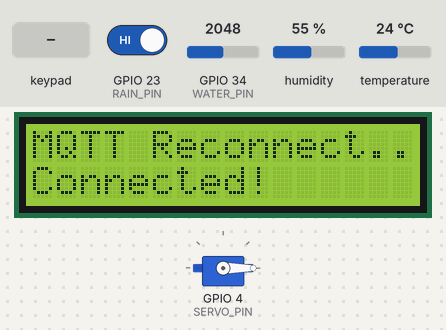
This sketch was run on a simulated ESP32. On the bench: 16×2 character LCD, servo. The inputs (shaded band) are chosen by the test bench; at power-on: GPIO 23 (RAIN_PIN) HIGH, GPIO 34 (WATER_PIN) = 2048, humidity 55 %, temperature 24 °C. WiFi joins after 1.5 s; servers stay silent unless stated; no MQTT or app messages arrive unless stated; what the sketch prints to the serial monitor is not drawn.

Above: at 4.8 s.
4.9 s: key '*' pressed
At 6.8 s:
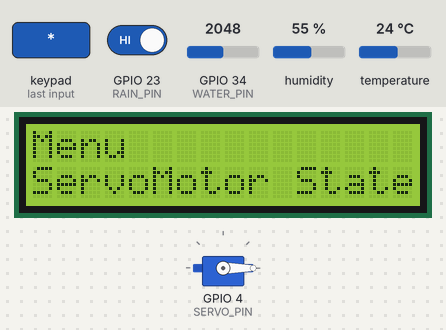
7.3 s: key '#' pressed
At 9.3 s:
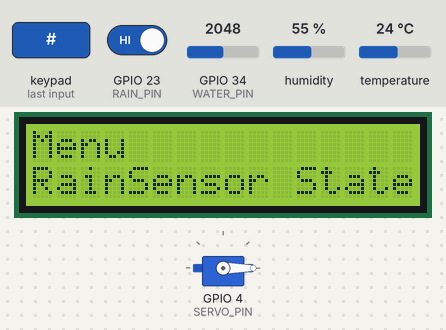
10.3 s: key 'D' pressed
At 12.6 s:
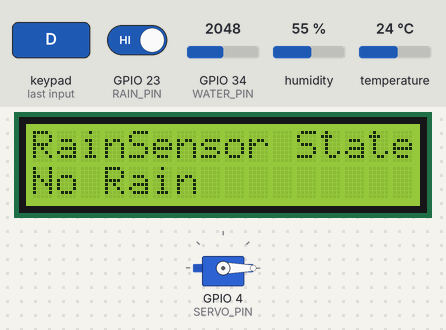
13.4 s: GPIO 23 (RAIN_PIN) driven LOW
At 14.6 s:
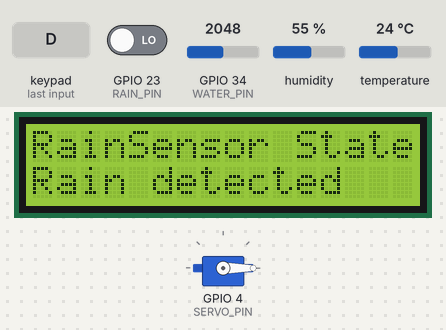
15.5 s: GPIO 34 (WATER_PIN) set to 1864
21.7 s: GPIO 34 (WATER_PIN) set to 1737
At 23.1 s:
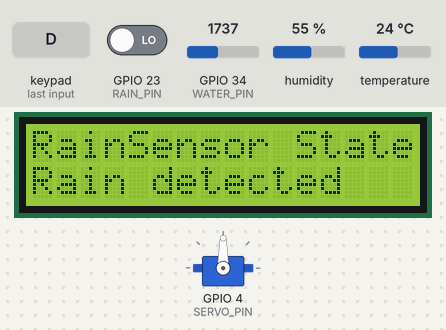
Timing chart, 0 to 24.7 s (numbered marks = the images above; inputs shaded):
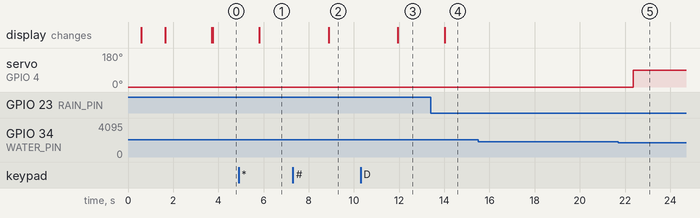

The sketch:

IoTCode.ino
```cpp
#include <Arduino.h>
#include <DHT.h>
#include <LiquidCrystal_I2C.h>
#include <Wire.h>
#include <Keypad.h>
#include <ESP32Servo.h>
#include <WiFi.h>
#include <PubSubClient.h>
#include <ArduinoJson.h> // Library for building JSON payload
#include <WiFiClientSecure.h>

// ======================= 1. NETWORK & CLOUD CONFIG =======================
const char* ssid = "realme 5 Pro";
const char* password = "afmm1234";
const char* mqtt_server = "92c5a082559e4308b31fd91598a72e87.s1.eu.hivemq.cloud"; // Public HiveMQ Broker
const int mqtt_port = 8883;
const char* mqtt_user = "hivemq.webclient.1760050422778"; // Leave blank for public broker hivemq.webclient.1760038209476
const char* mqtt_password = "7i5?<uwOQPR*2ok0Sv,N"; // Leave blank for public broker 3a5S2J.vrxbnI9AVU!#;
const char* mqtt_client_id = "ESP32_Rain_Device_01";
const char* mqtt_topic_publish = "user/7/rain_data";

// Timing for publishing data (milliseconds)
const long publishingInterval = 5000;
long lastPublishTime = 0;

//supabaseURL = "https://fsafbsqnecnehujnptuc.supabase.co"
//ServiceKey ="eyJhbGciOiJIUzI1NiIsInR5cCI6IkpXVCJ9.eyJpc3MiOiJzdXBhYmFzZSIsInJlZiI6ImZzYWZic3FuZWNuZWh1am5wdHVjIiwicm9sZSI6InNlcnZpY2Vfcm9sZSIsImlhdCI6MTc1OTk5NzYyNywiZXhwIjoyMDc1NTczNjI3fQ.z6BjvoRdMN1pCkYc0m2OKsqk7cZQzOgOpmLLbcb1j4U"
//MQTTtopic ="user/7/rain_data"

// ======================= 2. HARDWARE PINS & OBJECTS =======================
#define DHTPIN 5
#define DHTTYPE DHT11
#define WATER_PIN 34 // Analog Pin
#define RAIN_PIN 23  // Digital Pin
#define SERVO_PIN 4

LiquidCrystal_I2C lcd(0x27, 16, 2);
DHT dht(DHTPIN, DHTTYPE);
Servo myServo;

// Network clients
//WiFiClient espClient;
//PubSubClient client(espClient);

// Network clients
// WiFiClient espClient; // تم استبدالها
WiFiClientSecure espClient; // <--- استخدام العميل الآمن هنا
PubSubClient client(espClient);

// ======================= 3. KEYPAD CONFIG =======================
const byte ROWS = 4;
const byte COLS = 4;
char keys[ROWS][COLS] = {
  {'1','2','3','A'},
  {'4','5','6','B'},
  {'7','8','9','C'},
  {'*','0','#','D'}
};
byte rowPins[ROWS] = {13, 12, 14, 27};
byte colPins[COLS] = {26, 25, 33, 32};
Keypad keypad = Keypad(makeKeymap(keys), rowPins, colPins, ROWS, COLS);

// ======================= 4. MENU FSM & THRESHOLD =======================
enum State {
  MENU,
  RAIN_STATE,
  DHT_STATE,
  CONTAINER_STATE,
  SERVO_STATE
};
State currentState = MENU;

String menuItems[] = {
  "RainSensor State",
  "DHT11 State",
  "Container State",
  "ServoMotor State"
};
int menuIndex = 0;
int currentServoAngle = 0; // State variable for the servo (0 or 90)

const int WATER_THRESHOLD = 1800;

// ======================= 5. FUNCTION PROTOTYPES =======================
void setup_wifi();
void reconnect_mqtt();
void updateServo(int rain, int water);
void showMenu();
void showState(float temp, float hum, int water, int rain);
void publish_data(float temp, float hum, int water, int rain);

// ======================= 6. WIFI & MQTT IMPLEMENTATION =======================
void setup_wifi() {
  delay(10);
  // We start by connecting to a WiFi network
  Serial.println();
  Serial.print("Connecting to ");
  Serial.println(ssid);

  WiFi.begin(ssid, password);

  while (WiFi.status() != WL_CONNECTED) {
    delay(500);
    Serial.print(".");
    lcd.setCursor(0,0);
    lcd.print("Connecting WiFi...");
  }

  Serial.println("");
  Serial.println("WiFi connected");
  Serial.print("IP Address: ");
  Serial.println(WiFi.localIP());

  lcd.setCursor(0,0);
  lcd.print("WiFi Connected    ");
  lcd.setCursor(0,1);
  lcd.print(WiFi.localIP());
  delay(2000);
}

void reconnect_mqtt() {
  // Loop until we're reconnected
  while (!client.connected()) {
    Serial.print("Attempting MQTT connection...");
    lcd.setCursor(0,0);
    lcd.print("MQTT Reconnect...");
    lcd.setCursor(0,1);

    // Attempt to connect
    if (client.connect(mqtt_client_id, mqtt_user, mqtt_password)) {
      Serial.println("connected");
      lcd.print("Connected!      ");
      delay(1000);
    } else {
      Serial.print("failed, rc=");
      Serial.print(client.state());
      Serial.println(" try again in 5 seconds");
      lcd.print("Failed. Retry.");
      // Wait 5 seconds before retrying
      delay(5000);
    }
  }
}

// ======================= 7. HELPER FUNCTIONS =======================
// Servo logic and state tracking (FIXED)
void updateServo(int rain, int water) {
  if (rain == LOW) { // Rain detected
    if (water > WATER_THRESHOLD) {
      myServo.write(0); // close container (full)
      currentServoAngle = 0;
    } else {
      myServo.write(90); // open to collect
      currentServoAngle = 90;
    }
  } else {
    myServo.write(0); // no rain -> closed
    currentServoAngle = 0;
  }
}

void showMenu() {
  lcd.clear();
  lcd.setCursor(0,0);
  lcd.print("Menu");
  lcd.setCursor(0,1);
  lcd.print(menuItems[menuIndex]);
}

// Updated showState to take sensor readings as parameters
void showState(float temp, float hum, int water, int rain) {
  lcd.clear();
  switch(currentState) {
    case RAIN_STATE: {
      lcd.print("RainSensor State");
      lcd.setCursor(0,1);
      if (rain == LOW) lcd.print("Rain detected");
      else lcd.print("No Rain");
      break;
   }
      case DHT_STATE: {
      lcd.print("DHT11 State");
      lcd.setCursor(0,1);
      if (!isnan(temp)) {
        lcd.print("T:"); lcd.print(temp, 1);
        lcd.print(" H:"); lcd.print(hum, 1);
      } else lcd.print("No reading");
      break;
    }
    case CONTAINER_STATE: {
      lcd.print("Container State");
      lcd.setCursor(0,1);
      lcd.print("Value:"); lcd.print(water);
      if (water > WATER_THRESHOLD) lcd.print(" (FULL)");
      else lcd.print(" (OK)");
      break;
    }
    case SERVO_STATE: {
      lcd.print("ServoMotor State");
      lcd.setCursor(0,1);
      // Use currentServoAngle (the fix)
      lcd.print(currentServoAngle == 90 ? "Opened (90 deg)" : "Closed (0 deg)");
      break;
    }
    default: break;
  }
}

void publish_data(float temp, float hum, int water, int rain) {
    // Check for connectivity before publishing
    if (!client.connected()) {
        reconnect_mqtt();
    }

    // StaticJsonDocument size of 200 bytes should be enough for this small payload
    StaticJsonDocument<200> doc;

    doc["temperature"] = temp;
    doc["humidity"] = hum;
    doc["rain_status"] = (rain == LOW) ? "DETECTED" : "NO_RAIN";
    doc["water_status"] = (water > WATER_THRESHOLD) ? "FULL" : "NOT_FULL";
    doc["container_status"] = (currentServoAngle == 0) ? "Closed" : "Opened";

    char jsonBuffer[200];
    serializeJson(doc, jsonBuffer);

    // Publish the JSON string
    client.publish(mqtt_topic_publish, jsonBuffer);
    Serial.print("MQTT Published: ");
    Serial.println(jsonBuffer);
}

// ======================= 8. SETUP =======================
void setup() {
  Serial.begin(115200);
  dht.begin();
  lcd.init();
  lcd.backlight();
// ***** الحل الأمني المؤقت: تجاوز التحقق من الشهادة *****
  espClient.setInsecure(); // <--- أضف هذا السطر

  pinMode(WATER_PIN, INPUT);
  pinMode(RAIN_PIN, INPUT);

  myServo.attach(SERVO_PIN);
  myServo.write(0);
  currentServoAngle = 0; // Initialize state variable

  // Setup Wi-Fi and MQTT
  setup_wifi();
  client.setServer(mqtt_server, mqtt_port);
  // No client.setCallback() needed as we are only publishing

  // Initial LCD display
  showMenu();
}

// ======================= 9. LOOP =======================
void loop() {
  // 1. Check/Reconnect MQTT
  if (!client.connected()) {
    reconnect_mqtt();
  }
  client.loop();

  // 2. Sensors reading (done less frequently for the DHT11)
  // We read them in the loop and pass the values to helper functions
  float temp = dht.readTemperature();
  float hum = dht.readHumidity();
  int water = analogRead(WATER_PIN);
  int rain = digitalRead(RAIN_PIN);

  // 3. Serial Logging (For debugging)
  if (isnan(temp) || isnan(hum)) {
    Serial.println("DHT11 not reading");
  } else {
    Serial.printf("Temp: %.1fC Hum: %.1f%%\n", temp, hum);
  }
  Serial.printf("Water: %d, Rain: %s\n", water, rain == LOW ? "Detected" : "No Rain");
  // 4. Servo Control Logic
  updateServo(rain, water);

  // 5. MQTT Publishing Timer
  if (millis() - lastPublishTime > publishingInterval) {
    publish_data(temp, hum, water, rain);
    lastPublishTime = millis();
  }

  // 6. Keypad/Menu Logic
  char key = keypad.getKey();
  if (key) {
    if (currentState == MENU) {
      if (key == '#') { // Next
        menuIndex = (menuIndex + 1) % 4;
        showMenu();
      } else if (key == '*') { // Previous
        menuIndex = (menuIndex - 1 + 4) % 4;
        showMenu();
      } else if (key == 'D') { // Enter
        currentState = (State)(menuIndex + 1);
      }
    } else {
      if (key == 'B') { // Back to Menu
        currentState = MENU;
        showMenu();
      }
    }
  }


  // 7. Dynamic Display Update
  if (currentState != MENU) {
    showState(temp, hum, water, rain);
  }

  delay(1000); // Small delay to prevent resource hogging (sensor readings are still fresh)
}
```

Measured:
- the behaviour switches between 1801 and 1800 on GPIO 34 (WATER_PIN) (found by bisection; images 4 and 5)
- after the input at 4.9 s, the display: changes after 0.92 s (image 1)
- after the input at 7.3 s, the display: changes after 1.6 s (image 2)
- after the input at 10.3 s, the display: changes after 1.7 s (image 3)
- after the input at 13.4 s, the display: changes after 0.63 s (image 4)
- after the input at 15.5 s, every drawn part: stays the same
- after the input at 21.7 s, servo on GPIO 4 (SERVO_PIN): 0° → 90° after 0.66 s
